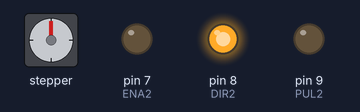
The sketch below on a simulated Arduino Uno, built with avr-gcc and run on an emulated ATmega328P. Shown: stepper motor, output pins drawn as LEDs (lit = HIGH). Wiring (inferred from the names in the program): stepper motor driver (200 steps per turn assumed): step pin 6; direction pin 5; enable pin 4. Pins used as bus, display or sensor lines are not drawn.

Above: at 0.05 s.
At 0.2 s:
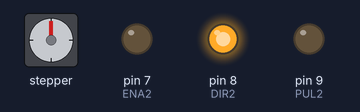
At 2.15 s:
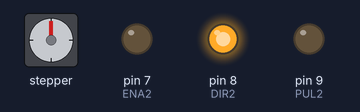
Timing chart, 0 to 5.0 s (numbered marks = the images above):
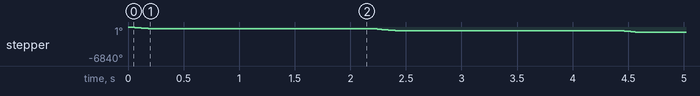

Measured:
- by itself, stepper: turns 360° counter-clockwise in 0.18 s, repeating every 2.2 s

The sketch:

Test_step_limitation.ino
```cpp
int PUL= 6; //define Pulse pin
int DIR= 5; //define Direction pin
int ENA= 4; //define Enable Pin
int PUL2= 9; //define Pulse pin
int DIR2= 8; //define Direction pin
int ENA2= 7; //define Enable Pin
int i = 0;
void setup() {
  pinMode (PUL, OUTPUT);
  pinMode (DIR, OUTPUT);
  pinMode (ENA, OUTPUT);
  digitalWrite(ENA,LOW);
  pinMode (PUL2, OUTPUT);
  pinMode (DIR2, OUTPUT);
  pinMode (ENA2, OUTPUT);
  digitalWrite(ENA2,LOW);
  digitalWrite(DIR,LOW);
  digitalWrite(DIR2,HIGH);
}

void loop()
{
  int i = 0;
  for(i ; i <200; i++)
  {
  digitalWrite(PUL,HIGH);
  // digitalWrite(PUL2,HIGH);
  delayMicroseconds(500);
  digitalWrite(PUL,LOW);
  // digitalWrite(PUL2,LOW);
  delayMicroseconds(500);
  }
  delay (2000);
  // for ( int t = 1; t <12800; t++)
  // {
  // digitalWrite(DIR,HIGH);
  // digitalWrite(DIR2,HIGH);
  // digitalWrite(PUL,HIGH);
  // digitalWrite(PUL2,HIGH);
  // delayMicroseconds(40);
  // digitalWrite(PUL,LOW);
  // digitalWrite(PUL2,LOW);
  // delayMicroseconds(40 );
  // }
}
```
